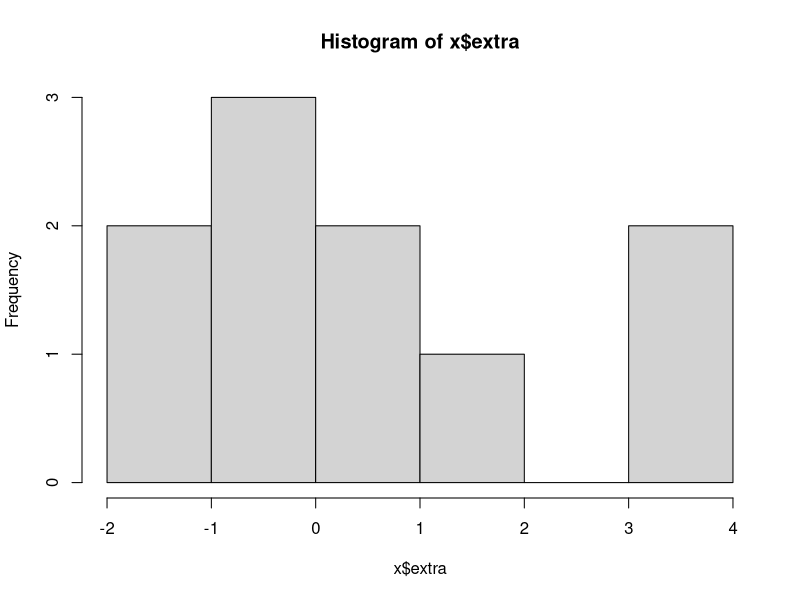

R code for this plot:
# 1. 단일표본 T-Test (1-Sample T-Test)
sleep

x <- sleep[sleep$group == 1, c(3, 1)]
x

# 단측검정
test1 <- t.test(x$extra, alternative = 'greater')
test1

# 양측검정
test2 <- t.test(x$extra, alternative = 'two.side')
test2

# 정규성 테스트
shapiro.test(x$extra)
hist(x$extra)

# 2. 독립표본 T-Test

A <- sleep[1:10, 1]
B <- sleep[11:20, 1]
x <- data.frame(n=1:10, A, B)
x

# 등분산성
var.test(A, B)
test3 <- t.test(x$A, x$B, paired=F, alternative = "less"
                , var.equal = T)
test3
